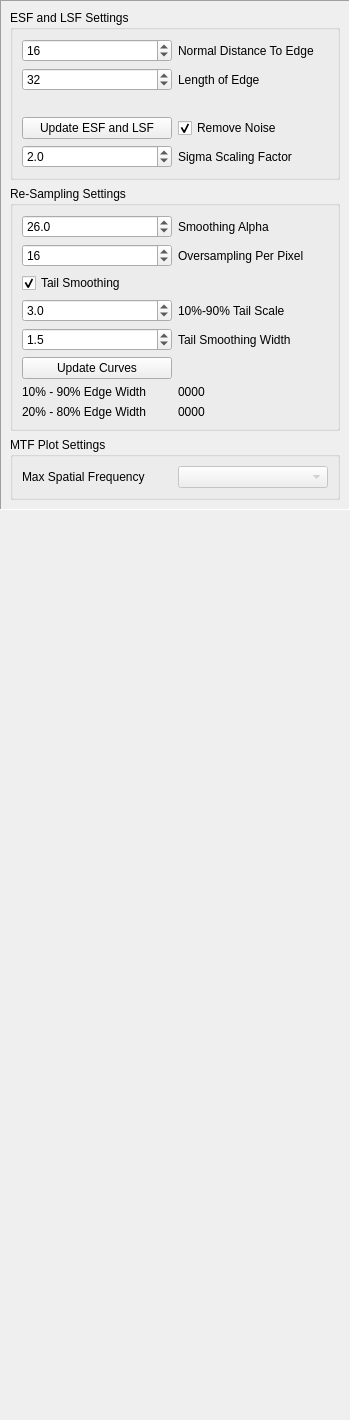
             <widget class="QWidget" name="widget_2" native="true">
              <property name="minimumSize">
               <size>
                <width>350</width>
                <height>0</height>
               </size>
              </property>
              <property name="maximumSize">
               <size>
                <width>270</width>
                <height>16777215</height>
               </size>
              </property>
              <layout class="QVBoxLayout" name="verticalLayout_8">
               <property name="leftMargin">
                <number>0</number>
               </property>
               <property name="topMargin">
                <number>0</number>
               </property>
               <property name="rightMargin">
                <number>0</number>
               </property>
               <property name="bottomMargin">
                <number>0</number>
               </property>
               <item>
                <widget class="QFrame" name="frame_3">
                 <property name="frameShape">
                  <enum>QFrame::Panel</enum>
                 </property>
                 <property name="frameShadow">
                  <enum>QFrame::Sunken</enum>
                 </property>
                 <layout class="QVBoxLayout" name="verticalLayout_7">
                  <property name="leftMargin">
                   <number>0</number>
                  </property>
                  <property name="topMargin">
                   <number>0</number>
                  </property>
                  <property name="rightMargin">
                   <number>0</number>
                  </property>
                  <property name="bottomMargin">
                   <number>0</number>
                  </property>
                  <item>
                   <widget class="QWidget" name="widget_3" native="true">
                    <layout class="QGridLayout" name="gridLayout_2">
                     <item row="7" column="0" colspan="2">
                      <widget class="QGroupBox" name="groupBox_22">
                       <property name="title">
                        <string>MTF Plot Settings</string>
                       </property>
                       <layout class="QGridLayout" name="gridLayout_18">
                        <item row="0" column="1">
                         <widget class="QComboBox" name="MtfFrequency">
                          <property name="enabled">
                           <bool>false</bool>
                          </property>
                         </widget>
                        </item>
                        <item row="0" column="0">
                         <widget class="QLabel" name="label_18">
                          <property name="text">
                           <string>Max Spatial Frequency</string>
                          </property>
                         </widget>
                        </item>
                       </layout>
                      </widget>
                     </item>
                     <item row="6" column="0" colspan="2">
                      <widget class="QGroupBox" name="groupBox_21">
                       <property name="title">
                        <string>Re-Sampling Settings</string>
                       </property>
                       <layout class="QGridLayout" name="gridLayout_17">
                        <item row="4" column="1">
                         <widget class="QLabel" name="label_6">
                          <property name="text">
                           <string>Tail Smoothing Width</string>
                          </property>
                         </widget>
                        </item>
                        <item row="1" column="1">
                         <widget class="QLabel" name="label_7">
                          <property name="text">
                           <string>Oversampling Per Pixel</string>
                          </property>
                         </widget>
                        </item>
                        <item row="7" column="1">
                         <widget class="QLabel" name="edge20_80">
                          <property name="text">
                           <string>0000</string>
                          </property>
                         </widget>
                        </item>
                        <item row="3" column="0">
                         <widget class="QDoubleSpinBox" name="tailStartdT">
                          <property name="decimals">
                           <number>1</number>
                          </property>
                          <property name="minimum">
                           <double>0.500000000000000</double>
                          </property>
                          <property name="maximum">
                           <double>5.000000000000000</double>
                          </property>
                          <property name="singleStep">
                           <double>0.100000000000000</double>
                          </property>
                          <property name="value">
                           <double>3.000000000000000</double>
                          </property>
                         </widget>
                        </item>
                        <item row="1" column="0">
                         <widget class="QSpinBox" name="oversamplingMultiplier">
                          <property name="minimum">
                           <number>4</number>
                          </property>
                          <property name="maximum">
                           <number>64</number>
                          </property>
                          <property name="singleStep">
                           <number>2</number>
                          </property>
                          <property name="value">
                           <number>16</number>
                          </property>
                         </widget>
                        </item>
                        <item row="6" column="0">
                         <widget class="QLabel" name="label_3">
                          <property name="text">
                           <string>10% - 90% Edge Width</string>
                          </property>
                         </widget>
                        </item>
                        <item row="3" column="1">
                         <widget class="QLabel" name="tenNinetyTailScale">
                          <property name="text">
                           <string>10%-90% Tail Scale</string>
                          </property>
                         </widget>
                        </item>
                        <item row="2" column="0">
                         <widget class="QCheckBox" name="tailSmoothing">
                          <property name="text">
                           <string>Tail Smoothing</string>
                          </property>
                          <property name="checked">
                           <bool>true</bool>
                          </property>
                         </widget>
                        </item>
                        <item row="4" column="0">
                         <widget class="QDoubleSpinBox" name="tailSmoothSpinBox">
                          <property name="decimals">
                           <number>1</number>
                          </property>
                          <property name="minimum">
                           <double>0.500000000000000</double>
                          </property>
                          <property name="maximum">
                           <double>5.000000000000000</double>
                          </property>
                          <property name="singleStep">
                           <double>0.500000000000000</double>
                          </property>
                          <property name="value">
                           <double>1.500000000000000</double>
                          </property>
                         </widget>
                        </item>
                        <item row="5" column="0">
                         <widget class="QPushButton" name="fitEsfCurve">
                          <property name="text">
                           <string>Update Curves</string>
                          </property>
                         </widget>
                        </item>
                        <item row="7" column="0">
                         <widget class="QLabel" name="label_5">
                          <property name="text">
                           <string>20% - 80% Edge Width</string>
                          </property>
                         </widget>
                        </item>
                        <item row="6" column="1">
                         <widget class="QLabel" name="edge10_90">
                          <property name="text">
                           <string>0000</string>
                          </property>
                         </widget>
                        </item>
                        <item row="0" column="0">
                         <widget class="QDoubleSpinBox" name="smoothingAlpha">
                          <property name="decimals">
                           <number>1</number>
                          </property>
                          <property name="minimum">
                           <double>1.000000000000000</double>
                          </property>
                          <property name="maximum">
                           <double>9999999.000000000000000</double>
                          </property>
                          <property name="singleStep">
                           <double>1.000000000000000</double>
                          </property>
                          <property name="value">
                           <double>26.000000000000000</double>
                          </property>
                         </widget>
                        </item>
                        <item row="0" column="1">
                         <widget class="QLabel" name="label_10">
                          <property name="text">
                           <string>Smoothing Alpha</string>
                          </property>
                         </widget>
                        </item>
                       </layout>
                      </widget>
                     </item>
                     <item row="0" column="0" colspan="2">
                      <widget class="QGroupBox" name="groupBox_20">
                       <property name="title">
                        <string>ESF and LSF Settings</string>
                       </property>
                       <layout class="QGridLayout" name="gridLayout_16">
                        <item row="2" column="0" colspan="2">
                         <widget class="QLabel" name="aoiImage_2">
                          <property name="text">
                           <string/>
                          </property>
                         </widget>
                        </item>
                        <item row="1" column="0">
                         <widget class="QSpinBox" name="lengthOfEdgeLine">
                          <property name="minimum">
                           <number>3</number>
                          </property>
                          <property name="value">
                           <number>32</number>
                          </property>
                         </widget>
                        </item>
                        <item row="3" column="1">
                         <widget class="QCheckBox" name="removeNoise">
                          <property name="text">
                           <string>Remove Noise</string>
                          </property>
                          <property name="checked">
                           <bool>true</bool>
                          </property>
                         </widget>
                        </item>
                        <item row="0" column="1">
                         <widget class="QLabel" name="label_9">
                          <property name="text">
                           <string>Normal Distance To Edge</string>
                          </property>
                         </widget>
                        </item>
                        <item row="0" column="0">
                         <widget class="QSpinBox" name="normalDistanceFromEdge">
                          <property name="minimum">
                           <number>5</number>
                          </property>
                          <property name="maximum">
                           <number>24</number>
                          </property>
                          <property name="value">
                           <number>16</number>
                          </property>
                         </widget>
                        </item>
                        <item row="1" column="1">
                         <widget class="QLabel" name="label_8">
                          <property name="text">
                           <string>Length of Edge</string>
                          </property>
                         </widget>
                        </item>
                        <item row="3" column="0">
                         <widget class="QPushButton" name="getNewEdgeData">
                          <property name="text">
                           <string>Update ESF and LSF</string>
                          </property>
                         </widget>
                        </item>
                        <item row="4" column="0">
                         <widget class="QDoubleSpinBox" name="sigmaScalingSpinBox">
                          <property name="decimals">
                           <number>1</number>
                          </property>
                          <property name="minimum">
                           <double>0.500000000000000</double>
                          </property>
                          <property name="maximum">
                           <double>6.000000000000000</double>
                          </property>
                          <property name="singleStep">
                           <double>0.100000000000000</double>
                          </property>
                          <property name="value">
                           <double>2.000000000000000</double>
                          </property>
                         </widget>
                        </item>
                        <item row="4" column="1">
                         <widget class="QLabel" name="label_11">
                          <property name="text">
                           <string>Sigma Scaling Factor</string>
                          </property>
                         </widget>
                        </item>
                       </layout>
                      </widget>
                     </item>
                    </layout>
                   </widget>
                  </item>
                 </layout>
                </widget>
               </item>
               <item>
                <spacer name="verticalSpacer">
                 <property name="orientation">
                  <enum>Qt::Vertical</enum>
                 </property>
                 <property name="sizeHint" stdset="0">
                  <size>
                   <width>20</width>
                   <height>910</height>
                  </size>
                 </property>
                </spacer>
               </item>
              </layout>
             </widget>
